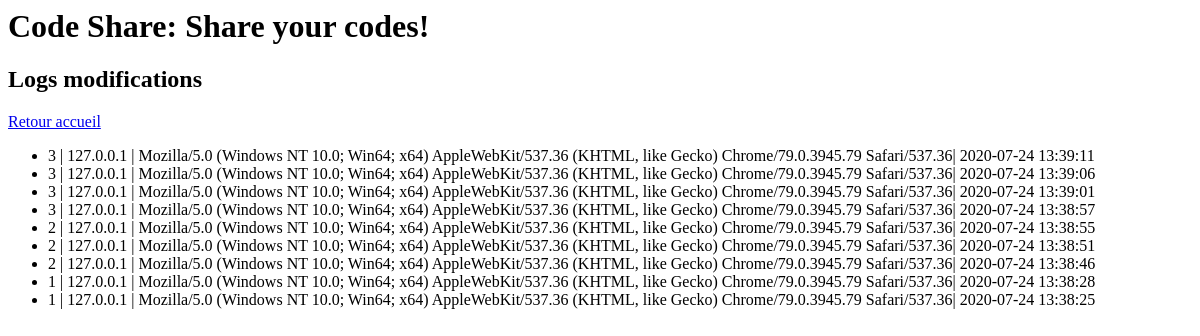
The app's page /admin/ with its own data.
### tables this page shows
CREATE TABLE edition (
            uid INTEGER PRIMARY KEY AUTOINCREMENT,
            code_id INTEGER,
            ip VARCHAR(20),
            user_agent VARCHAR(1000),
            date TIMESTAMP DEFAULT CURRENT_TIMESTAMP
        );

### sharecodedb.py (the view)
@app.route('/admin/')
def admin():
    return render_template('admin.html', data = getEdition())

### model_sqlite.py (called while the page is built)
def getEdition():
    conn = sqlite3.connect('shareCode.db')
    c = conn.cursor()
    c.execute('''
        SELECT code_id, ip, user_agent, date
        FROM edition
        ORDER BY date DESC
    ''')
    result = c.fetchall()
    conn.commit()
    conn.close()
    return result

### templates/admin.html (shortened to what this page needs)
<html>
	<head>
		<link  href="/static/pygment_native.css" rel="stylesheet">	</head>
	<body>
		<h1>Code Share: Share your codes!</h1>
		<h2>Logs modifications</h2>
		<a href="/">Retour accueil</a>
		<ul>
		{% if data %}
			{% for row in data %}
				<li>{{ row[0] }} | {{ row[1] }} | {{ row[2] }}| {{ row[3] }}</li>
			{% endfor %}
		{% endif %}
		</ul>
	</body>
</html>

### records on screen
edition: code "3", ip "127.0.0.1", user_agent "Mozilla/5.0 (Windows NT 10.0; Win64; x64) AppleWebKit/537.36 (KHTML, like Gecko) Chrome/79.0.3945.79 Safari/537.36", date "2020-07-24 13:39:11"
edition: code "3", ip "127.0.0.1", user_agent "Mozilla/5.0 (Windows NT 10.0; Win64; x64) AppleWebKit/537.36 (KHTML, like Gecko) Chrome/79.0.3945.79 Safari/537.36", date "2020-07-24 13:39:06"
edition: code "3", ip "127.0.0.1", user_agent "Mozilla/5.0 (Windows NT 10.0; Win64; x64) AppleWebKit/537.36 (KHTML, like Gecko) Chrome/79.0.3945.79 Safari/537.36", date "2020-07-24 13:39:01"
edition: code "3", ip "127.0.0.1", user_agent "Mozilla/5.0 (Windows NT 10.0; Win64; x64) AppleWebKit/537.36 (KHTML, like Gecko) Chrome/79.0.3945.79 Safari/537.36", date "2020-07-24 13:38:57"
edition: code "2", ip "127.0.0.1", user_agent "Mozilla/5.0 (Windows NT 10.0; Win64; x64) AppleWebKit/537.36 (KHTML, like Gecko) Chrome/79.0.3945.79 Safari/537.36", date "2020-07-24 13:38:55"
edition: code "2", ip "127.0.0.1", user_agent "Mozilla/5.0 (Windows NT 10.0; Win64; x64) AppleWebKit/537.36 (KHTML, like Gecko) Chrome/79.0.3945.79 Safari/537.36", date "2020-07-24 13:38:51"
edition: code "2", ip "127.0.0.1", user_agent "Mozilla/5.0 (Windows NT 10.0; Win64; x64) AppleWebKit/537.36 (KHTML, like Gecko) Chrome/79.0.3945.79 Safari/537.36", date "2020-07-24 13:38:46"
edition: code "1", ip "127.0.0.1", user_agent "Mozilla/5.0 (Windows NT 10.0; Win64; x64) AppleWebKit/537.36 (KHTML, like Gecko) Chrome/79.0.3945.79 Safari/537.36", date "2020-07-24 13:38:28"
edition: code "1", ip "127.0.0.1", user_agent "Mozilla/5.0 (Windows NT 10.0; Win64; x64) AppleWebKit/537.36 (KHTML, like Gecko) Chrome/79.0.3945.79 Safari/537.36", date "2020-07-24 13:38:25"
